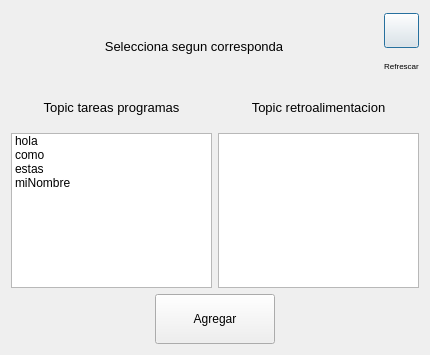
<?xml version="1.0" encoding="UTF-8"?>
<ui version="4.0">
 <class>Dialog</class>
 <widget class="QDialog" name="Dialog">
  <property name="geometry">
   <rect>
    <x>0</x>
    <y>0</y>
    <width>430</width>
    <height>355</height>
   </rect>
  </property>
  <property name="windowTitle">
   <string>Dialog</string>
  </property>
  <layout class="QVBoxLayout" name="verticalLayout_4">
   <item>
    <layout class="QHBoxLayout" name="horizontalLayout_5">
     <item>
      <spacer name="horizontalSpacer_7">
       <property name="orientation">
        <enum>Qt::Horizontal</enum>
       </property>
       <property name="sizeHint" stdset="0">
        <size>
         <width>40</width>
         <height>20</height>
        </size>
       </property>
      </spacer>
     </item>
     <item>
      <widget class="QLabel" name="label_3">
       <property name="minimumSize">
        <size>
         <width>300</width>
         <height>40</height>
        </size>
       </property>
       <property name="maximumSize">
        <size>
         <width>16777215</width>
         <height>40</height>
        </size>
       </property>
       <property name="font">
        <font>
         <pointsize>10</pointsize>
        </font>
       </property>
       <property name="text">
        <string>Selecciona segun corresponda</string>
       </property>
       <property name="alignment">
        <set>Qt::AlignCenter</set>
       </property>
      </widget>
     </item>
     <item>
      <spacer name="horizontalSpacer_8">
       <property name="orientation">
        <enum>Qt::Horizontal</enum>
       </property>
       <property name="sizeHint" stdset="0">
        <size>
         <width>40</width>
         <height>20</height>
        </size>
       </property>
      </spacer>
     </item>
     <item>
      <layout class="QVBoxLayout" name="verticalLayout_2">
       <property name="spacing">
        <number>0</number>
       </property>
       <item>
        <widget class="QPushButton" name="btn_actualizarTopcis">
         <property name="minimumSize">
          <size>
           <width>35</width>
           <height>35</height>
          </size>
         </property>
         <property name="maximumSize">
          <size>
           <width>30</width>
           <height>30</height>
          </size>
         </property>
         <property name="sizeIncrement">
          <size>
           <width>0</width>
           <height>0</height>
          </size>
         </property>
         <property name="baseSize">
          <size>
           <width>30</width>
           <height>30</height>
          </size>
         </property>
         <property name="styleSheet">
          <string notr="true">QPushButton {
border-image: url(:/main/IMAGENES/cargar_off.png);
 }

QPushButton:hover {
border-image: url(:/main/IMAGENES/cargar_on.png);
}

QPushButton:pressed {
border-image: url(:/main/IMAGENES/cargar_off.png);
}
</string>
         </property>
         <property name="text">
          <string/>
         </property>
        </widget>
       </item>
       <item>
        <widget class="QLabel" name="label_11">
         <property name="minimumSize">
          <size>
           <width>35</width>
           <height>35</height>
          </size>
         </property>
         <property name="maximumSize">
          <size>
           <width>30</width>
           <height>30</height>
          </size>
         </property>
         <property name="baseSize">
          <size>
           <width>30</width>
           <height>30</height>
          </size>
         </property>
         <property name="font">
          <font>
           <pointsize>6</pointsize>
          </font>
         </property>
         <property name="text">
          <string>Refrescar</string>
         </property>
         <property name="alignment">
          <set>Qt::AlignCenter</set>
         </property>
        </widget>
       </item>
      </layout>
     </item>
    </layout>
   </item>
   <item>
    <layout class="QHBoxLayout" name="horizontalLayout_3">
     <item>
      <layout class="QVBoxLayout" name="verticalLayout">
       <item>
        <widget class="QLabel" name="label_4">
         <property name="minimumSize">
          <size>
           <width>200</width>
           <height>40</height>
          </size>
         </property>
         <property name="maximumSize">
          <size>
           <width>250</width>
           <height>40</height>
          </size>
         </property>
         <property name="font">
          <font>
           <pointsize>10</pointsize>
          </font>
         </property>
         <property name="text">
          <string>Topic tareas programas</string>
         </property>
         <property name="alignment">
          <set>Qt::AlignCenter</set>
         </property>
        </widget>
       </item>
       <item>
        <widget class="QListWidget" name="listWidget_topicsTareasProgramas">
         <property name="minimumSize">
          <size>
           <width>200</width>
           <height>0</height>
          </size>
         </property>
         <property name="maximumSize">
          <size>
           <width>250</width>
           <height>16777215</height>
          </size>
         </property>
         <item>
          <property name="text">
           <string>hola</string>
          </property>
         </item>
         <item>
          <property name="text">
           <string>como</string>
          </property>
         </item>
         <item>
          <property name="text">
           <string>estas</string>
          </property>
         </item>
         <item>
          <property name="text">
           <string>miNombre</string>
          </property>
         </item>
        </widget>
       </item>
      </layout>
     </item>
     <item>
      <layout class="QVBoxLayout" name="verticalLayout_3">
       <item>
        <widget class="QLabel" name="label_5">
         <property name="minimumSize">
          <size>
           <width>200</width>
           <height>40</height>
          </size>
         </property>
         <property name="maximumSize">
          <size>
           <width>250</width>
           <height>40</height>
          </size>
         </property>
         <property name="font">
          <font>
           <pointsize>10</pointsize>
          </font>
         </property>
         <property name="text">
          <string>Topic retroalimentacion</string>
         </property>
         <property name="alignment">
          <set>Qt::AlignCenter</set>
         </property>
        </widget>
       </item>
       <item>
        <widget class="QListWidget" name="listWidget_topicsRetroalimentacion">
         <property name="minimumSize">
          <size>
           <width>200</width>
           <height>0</height>
          </size>
         </property>
         <property name="maximumSize">
          <size>
           <width>250</width>
           <height>16777215</height>
          </size>
         </property>
        </widget>
       </item>
      </layout>
     </item>
    </layout>
   </item>
   <item>
    <layout class="QHBoxLayout" name="horizontalLayout_2">
     <item>
      <spacer name="horizontalSpacer">
       <property name="orientation">
        <enum>Qt::Horizontal</enum>
       </property>
       <property name="sizeHint" stdset="0">
        <size>
         <width>40</width>
         <height>20</height>
        </size>
       </property>
      </spacer>
     </item>
     <item>
      <widget class="QPushButton" name="btn_agregar">
       <property name="minimumSize">
        <size>
         <width>120</width>
         <height>50</height>
        </size>
       </property>
       <property name="maximumSize">
        <size>
         <width>150</width>
         <height>60</height>
        </size>
       </property>
       <property name="text">
        <string>Agregar</string>
       </property>
      </widget>
     </item>
     <item>
      <spacer name="horizontalSpacer_2">
       <property name="orientation">
        <enum>Qt::Horizontal</enum>
       </property>
       <property name="sizeHint" stdset="0">
        <size>
         <width>40</width>
         <height>20</height>
        </size>
       </property>
      </spacer>
     </item>
    </layout>
   </item>
  </layout>
 </widget>
 <resources>
  <include location="../../../img.qrc"/>
 </resources>
 <connections/>
</ui>
